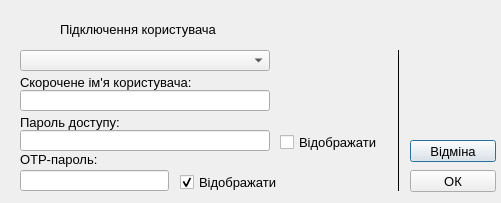
<?xml version="1.0" encoding="UTF-8"?>
<ui version="4.0">
 <class>Login</class>
 <widget class="QDialog" name="Login">
  <property name="geometry">
   <rect>
    <x>0</x>
    <y>0</y>
    <width>501</width>
    <height>203</height>
   </rect>
  </property>
  <property name="windowTitle">
   <string>Підключення користувача</string>
  </property>
  <widget class="QLabel" name="TopIcon">
   <property name="geometry">
    <rect>
     <x>20</x>
     <y>10</y>
     <width>31</width>
     <height>32</height>
    </rect>
   </property>
   <property name="autoFillBackground">
    <bool>false</bool>
   </property>
   <property name="styleSheet">
    <string notr="true"/>
   </property>
   <property name="text">
    <string/>
   </property>
   <property name="textFormat">
    <enum>Qt::AutoText</enum>
   </property>
   <property name="pixmap">
    <pixmap resource="images.qrc">:/img/SIm2/UserNetDevice.png</pixmap>
   </property>
   <property name="scaledContents">
    <bool>true</bool>
   </property>
   <property name="wordWrap">
    <bool>false</bool>
   </property>
   <property name="openExternalLinks">
    <bool>false</bool>
   </property>
  </widget>
  <widget class="QLabel" name="TopLabel">
   <property name="geometry">
    <rect>
     <x>60</x>
     <y>20</y>
     <width>201</width>
     <height>18</height>
    </rect>
   </property>
   <property name="font">
    <font>
     <pointsize>10</pointsize>
    </font>
   </property>
   <property name="styleSheet">
    <string notr="true"/>
   </property>
   <property name="text">
    <string>Підключення користувача</string>
   </property>
  </widget>
  <widget class="QComboBox" name="PointComboBox">
   <property name="geometry">
    <rect>
     <x>20</x>
     <y>50</y>
     <width>250</width>
     <height>21</height>
    </rect>
   </property>
   <property name="styleSheet">
    <string notr="true"/>
   </property>
  </widget>
  <widget class="QLabel" name="Loginlabel">
   <property name="geometry">
    <rect>
     <x>20</x>
     <y>73</y>
     <width>211</width>
     <height>18</height>
    </rect>
   </property>
   <property name="font">
    <font>
     <pointsize>10</pointsize>
    </font>
   </property>
   <property name="styleSheet">
    <string notr="true"/>
   </property>
   <property name="text">
    <string>Скорочене ім'я користувача:</string>
   </property>
  </widget>
  <widget class="QLineEdit" name="LoginEdit">
   <property name="geometry">
    <rect>
     <x>20</x>
     <y>90</y>
     <width>250</width>
     <height>21</height>
    </rect>
   </property>
   <property name="styleSheet">
    <string notr="true"/>
   </property>
  </widget>
  <widget class="QLabel" name="PasswordLabel">
   <property name="geometry">
    <rect>
     <x>20</x>
     <y>113</y>
     <width>131</width>
     <height>18</height>
    </rect>
   </property>
   <property name="font">
    <font>
     <pointsize>10</pointsize>
    </font>
   </property>
   <property name="styleSheet">
    <string notr="true"/>
   </property>
   <property name="text">
    <string>Пароль доступу:</string>
   </property>
  </widget>
  <widget class="QLineEdit" name="PasswordEdit">
   <property name="geometry">
    <rect>
     <x>20</x>
     <y>130</y>
     <width>250</width>
     <height>21</height>
    </rect>
   </property>
   <property name="styleSheet">
    <string notr="true"/>
   </property>
   <property name="echoMode">
    <enum>QLineEdit::Password</enum>
   </property>
  </widget>
  <widget class="QLabel" name="OTPLabel">
   <property name="geometry">
    <rect>
     <x>20</x>
     <y>150</y>
     <width>111</width>
     <height>18</height>
    </rect>
   </property>
   <property name="font">
    <font>
     <pointsize>10</pointsize>
    </font>
   </property>
   <property name="styleSheet">
    <string notr="true"/>
   </property>
   <property name="text">
    <string>OTP-пароль:</string>
   </property>
  </widget>
  <widget class="QLineEdit" name="OTPEdit">
   <property name="geometry">
    <rect>
     <x>20</x>
     <y>170</y>
     <width>149</width>
     <height>21</height>
    </rect>
   </property>
   <property name="styleSheet">
    <string notr="true"/>
   </property>
  </widget>
  <widget class="QCheckBox" name="ShowOTPCheckBox">
   <property name="geometry">
    <rect>
     <x>180</x>
     <y>170</y>
     <width>121</width>
     <height>24</height>
    </rect>
   </property>
   <property name="font">
    <font>
     <pointsize>10</pointsize>
    </font>
   </property>
   <property name="styleSheet">
    <string notr="true"/>
   </property>
   <property name="text">
    <string>Відображати</string>
   </property>
   <property name="checked">
    <bool>true</bool>
   </property>
  </widget>
  <widget class="QCheckBox" name="ShowPasswordCheckBox">
   <property name="geometry">
    <rect>
     <x>280</x>
     <y>130</y>
     <width>111</width>
     <height>24</height>
    </rect>
   </property>
   <property name="font">
    <font>
     <pointsize>10</pointsize>
    </font>
   </property>
   <property name="styleSheet">
    <string notr="true"/>
   </property>
   <property name="text">
    <string>Відображати</string>
   </property>
  </widget>
  <widget class="QPushButton" name="CancelButton">
   <property name="geometry">
    <rect>
     <x>410</x>
     <y>140</y>
     <width>86</width>
     <height>22</height>
    </rect>
   </property>
   <property name="font">
    <font>
     <pointsize>10</pointsize>
    </font>
   </property>
   <property name="styleSheet">
    <string notr="true"/>
   </property>
   <property name="text">
    <string>Відміна</string>
   </property>
  </widget>
  <widget class="QPushButton" name="OKButton">
   <property name="geometry">
    <rect>
     <x>410</x>
     <y>170</y>
     <width>86</width>
     <height>22</height>
    </rect>
   </property>
   <property name="font">
    <font>
     <pointsize>10</pointsize>
    </font>
   </property>
   <property name="styleSheet">
    <string notr="true"/>
   </property>
   <property name="text">
    <string>ОК</string>
   </property>
  </widget>
  <widget class="QFrame" name="frame">
   <property name="geometry">
    <rect>
     <x>388</x>
     <y>50</y>
     <width>20</width>
     <height>141</height>
    </rect>
   </property>
   <property name="frameShape">
    <enum>QFrame::VLine</enum>
   </property>
   <property name="frameShadow">
    <enum>QFrame::Plain</enum>
   </property>
  </widget>
 </widget>
 <resources>
  <include location="images.qrc"/>
 </resources>
 <connections/>
</ui>
